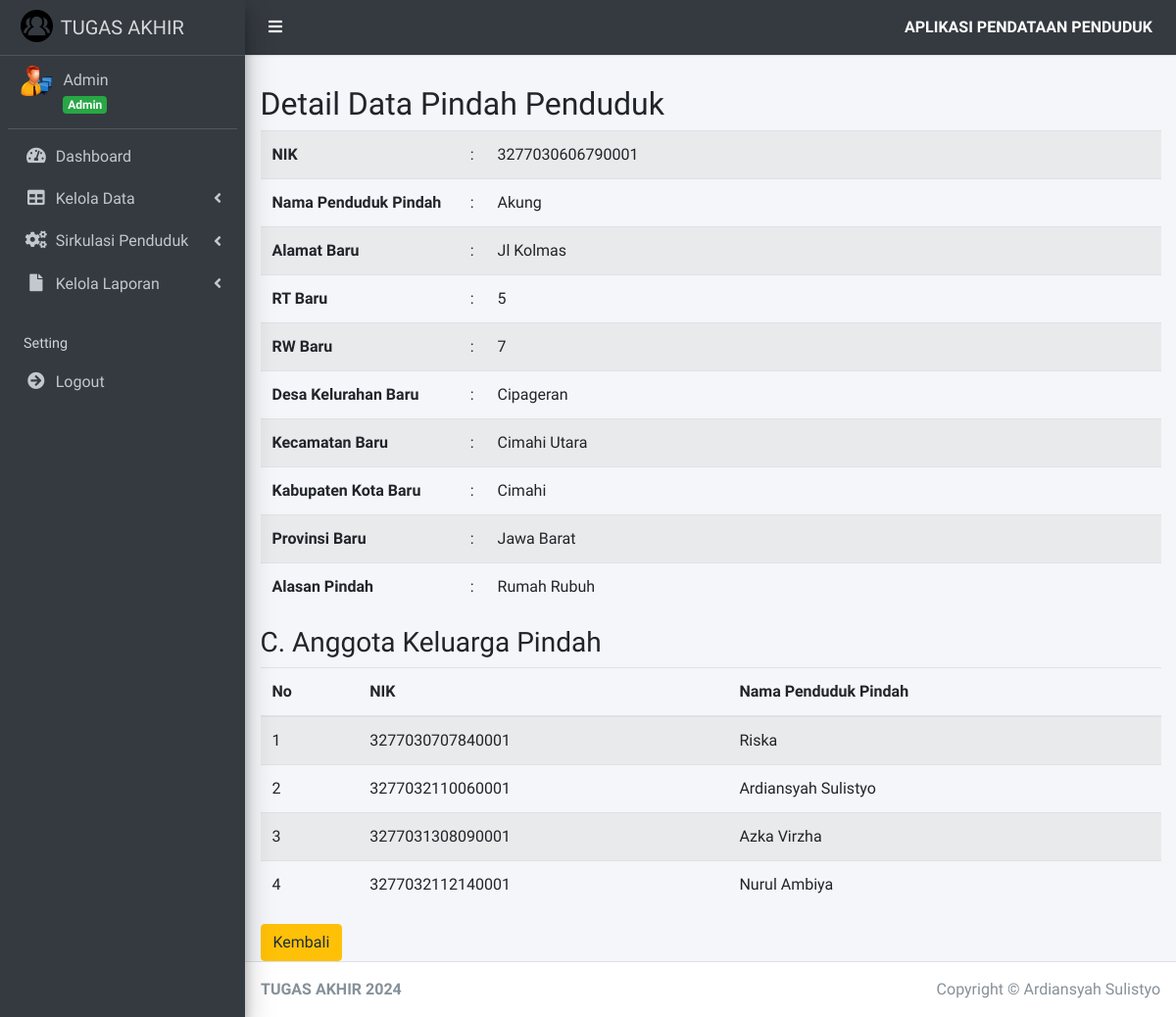
Page /index.php?page=detail_pindah&id_penduduk=2 (signed in) on the committed database.
### tables this page shows
CREATE TABLE `surat_pindah` (
  `id_surat_pindah` int(11) NOT NULL,
  `id_penduduk` int(11) NOT NULL,
  `alamat_baru` varchar(255) NOT NULL,
  `rt_baru` int(11) NOT NULL,
  `rw_baru` int(11) NOT NULL,
  `desa_kelurahan_baru` varchar(255) NOT NULL,
  `kecamatan_baru` varchar(255) NOT NULL,
  `kabupaten_kota_baru` varchar(255) NOT NULL,
  `provinsi_baru` varchar(255) NOT NULL,
  `alasan_pindah` varchar(255) NOT NULL,
  `tanggal_pindah` date DEFAULT NULL
);

CREATE TABLE `penduduk` (
  `id_penduduk` int(11) NOT NULL,
  `id_user` int(11) NOT NULL,
  `nik_penduduk` varchar(16) NOT NULL,
  `nama_penduduk` varchar(45) NOT NULL,
  `tempat_lahir_penduduk` varchar(30) NOT NULL,
  `tanggal_lahir_penduduk` date NOT NULL,
  `jenis_kelamin_penduduk` enum('Laki-Laki','Perempuan') NOT NULL,
  `alamat_penduduk` text NOT NULL,
  `desa_kelurahan_penduduk` varchar(30) NOT NULL,
  `kecamatan_penduduk` varchar(30) NOT NULL,
  `kabupaten_kota_penduduk` varchar(30) NOT NULL,
  `provinsi_penduduk` varchar(30) NOT NULL,
  `negara_penduduk` varchar(30) NOT NULL,
  `rt_penduduk` varchar(3) NOT NULL,
  `rw_penduduk` varchar(3) NOT NULL,
  `agama_penduduk` enum('Islam','Kristen','Katolik','Hindu','Buddha','Konghucu') NOT NULL,
  `pendidikan_terakhir_penduduk` varchar(20) NOT NULL,
  `pekerjaan_penduduk` varchar(20) NOT NULL,
  `status_perkawinan_penduduk` enum('Kawin','Tidak Kawin','Belum Kawin','Cerai') NOT NULL,
  `status` enum('Ada','Meninggal') NOT NULL,
  `status_keluarga` enum('Sudah Berkeluarga','Belum Berkeluarga','','') NOT NULL
);

CREATE TABLE `anggota_keluarga_pindah` (
  `id_anggota_keluarga_pindah` int(11) NOT NULL,
  `id_penduduk` int(11) NOT NULL,
  `id_kk` int(11) NOT NULL
);

### pages/pindah/detail_pindah.php (the view, shortened to what this page needs)
<?php
$get_id_penduduk = $_GET['id_penduduk'];
$query = "SELECT * FROM `penduduk` JOIN `surat_pindah` ON `penduduk`.id_penduduk = `surat_pindah`.id_penduduk WHERE `surat_pindah`.id_penduduk = '$get_id_penduduk'";
$hasil = mysqli_query($koneksi, $query);
$data_pindah = array();
while ($row = mysqli_fetch_assoc($hasil)) {
    $data_pindah[] = $row;
}
?>
<h2>Detail Data Pindah Penduduk</h2>
<table class="table table-striped">
    <tr>
        <th width="22%">NIK</th>
        <td width="1%">:</td>
        <td><?= $data_pindah[0]['nik_penduduk'] ?></td>
    </tr>
    <tr>
        <th>Nama Penduduk Pindah</th>
        <td>:</td>
        <td><?= $data_pindah[0]['nama_penduduk'] ?></td>
    </tr>
    <tr>
        <th>Alamat Baru</th>
        <td>:</td>
        <td><?= $data_pindah[0]['alamat_penduduk'] ?></td>
    </tr>
    <tr>
        <th>RT Baru</th>
        <td>:</td>
        <td><?= $data_pindah[0]['rt_penduduk']?></td>
    </tr>
    <tr>
        <th>RW Baru</th>
        <td>:</td>
        <td><?= $data_pindah[0]['rw_penduduk'] ?></td>
    </tr>
    <tr>
        <th>Desa Kelurahan Baru</th>
        <td>:</td>
        <td><?= $data_pindah[0]['desa_kelurahan_penduduk'] ?></td>
    </tr>
    <tr>
        <th>Kecamatan Baru</th>
        <td>:</td>
        <td>
            <?= $data_pindah[0]['kecamatan_penduduk'] ?>
        </td>
    </tr>
    <tr>
        <th>Kabupaten Kota Baru</th>
        <td>:</td>
        <td><?= $data_pindah[0]['kabupaten_kota_penduduk'] ?></td>
    </tr>
    <tr>
        <th>Provinsi Baru</th>
        <td>:</td>
        <td><?= $data_pindah[0]['provinsi_penduduk'] ?></td>
    </tr>
    <tr>
        <th>Alasan Pindah</th>
        <td>:</td>
        <td><?= $data_pindah[0]['alasan_pindah'] ?></td>
    </tr>
</table>
<h3>C. Anggota Keluarga Pindah</h3>
    <table class="table table-striped table-hover">
        <thead>
            <tr>
                <th>No</th>
                <th>NIK</th>
                <th>Nama Penduduk Pindah</th>
            </tr>
        </thead>
        <tbody>
            <?php
            $no = 1;
            $sql = $koneksi->query("SELECT * FROM anggota_keluarga_pindah JOIN penduduk ON anggota_keluarga_pindah.id_penduduk=penduduk.id_penduduk");
            while ($data = $sql->fetch_assoc()) {
            ?>
                <tr>
                    <td>
                        <?= $no++ ?>
                    </td>
                    <td>
                        <?= $data['nik_penduduk']; ?>
                    </td>
                    <td>
                        <?= $data['nama_penduduk']; ?>
                    </td>
                </tr>
            <?php
            }
            ?>
        </tbody>
    </table>
<a href="index.php?page=pindah" class="btn btn-warning">
    Kembali
</a>

### rows in the picture
surat_pindah: id_penduduk.nik_penduduk "3277030606790001", id_penduduk.nama_penduduk "Akung", id_penduduk.alamat_penduduk "Jl Kolmas", id_penduduk.rt_penduduk "5", id_penduduk.rw_penduduk "7", id_penduduk.desa_kelurahan_penduduk "Cipageran", id_penduduk.kecamatan_penduduk "Cimahi Utara", id_penduduk.kabupaten_kota_penduduk "Cimahi", id_penduduk.provinsi_penduduk "Jawa Barat", alasan_pindah "Rumah Rubuh"
anggota_keluarga_pindah: id_penduduk.nik_penduduk "3277030707840001", id_penduduk.nama_penduduk "Riska"
anggota_keluarga_pindah: id_penduduk.nik_penduduk "3277032110060001", id_penduduk.nama_penduduk "Ardiansyah Sulistyo"
anggota_keluarga_pindah: id_penduduk.nik_penduduk "3277031308090001", id_penduduk.nama_penduduk "Azka Virzha"
anggota_keluarga_pindah: id_penduduk.nik_penduduk "3277032112140001", id_penduduk.nama_penduduk "Nurul Ambiya"

### other values in the picture
$data_nama "Admin"
$data_level "Admin"
